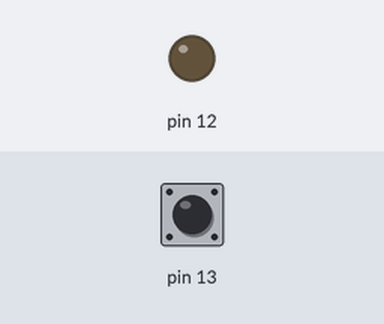
Bench run of a sketch on a simulated Arduino Uno, built with avr-gcc and run on an emulated ATmega328P. Shown: output pins drawn as LEDs (lit = HIGH). The inputs (shaded band) are chosen by the test bench; at power-on: pin 13 HIGH.

Above: at 1.2 s.
1.3 s: pin 13 pulled LOW for 0.15 s
At 1.37 s:
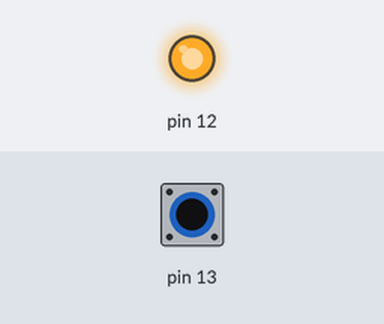
2.9 s: pin 13 pulled LOW for 3.2 s
At 7.4 s:
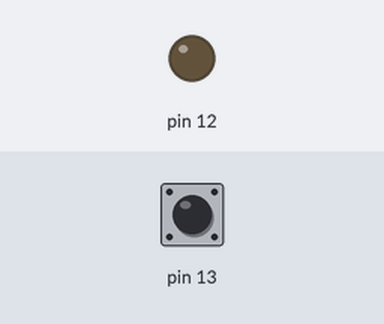
Timing chart, 0 to 8.9 s (numbered marks = the images above; inputs shaded):
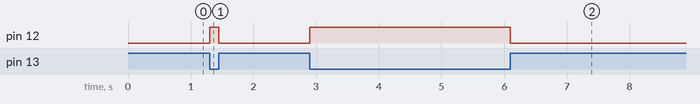

The sketch:

Ex1.ino
```cpp
void setup() {
 pinMode(12,OUTPUT);
 pinMode(13,INPUT_PULLUP);

}

void loop() {
  if(digitalRead(13) == LOW)
  {digitalWrite(12,HIGH);}
  else{digitalWrite(12,LOW);}

}
```

Measured:
- after the input at 1.3 s, pin 12: LOW → HIGH at once, → LOW 0.15 s later
- after the input at 2.9 s, pin 12: LOW → HIGH at once, → LOW 3.2 s later
